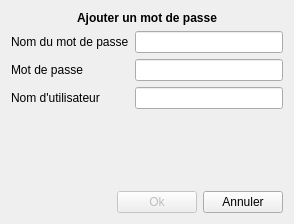
<?xml version="1.0" encoding="UTF-8"?>
<ui version="4.0">
 <class>AddPwdDialog</class>
 <widget class="QDialog" name="AddPwdDialog">
  <property name="geometry">
   <rect>
    <x>0</x>
    <y>0</y>
    <width>294</width>
    <height>224</height>
   </rect>
  </property>
  <property name="windowTitle">
   <string>Nouveau mot de passe</string>
  </property>
  <layout class="QVBoxLayout" name="verticalLayout">
   <item>
    <widget class="QLabel" name="label_4">
     <property name="text">
      <string>&lt;html&gt;&lt;head/&gt;&lt;body&gt;&lt;p&gt;&lt;span style=&quot; font-weight:600;&quot;&gt;Ajouter un mot de passe&lt;/span&gt;&lt;/p&gt;&lt;/body&gt;&lt;/html&gt;</string>
     </property>
     <property name="alignment">
      <set>Qt::AlignCenter</set>
     </property>
    </widget>
   </item>
   <item>
    <layout class="QFormLayout" name="formLayout">
     <item row="0" column="0">
      <widget class="QLabel" name="label">
       <property name="text">
        <string>Nom du mot de passe</string>
       </property>
      </widget>
     </item>
     <item row="0" column="1">
      <widget class="QLineEdit" name="name"/>
     </item>
     <item row="1" column="0">
      <widget class="QLabel" name="label_2">
       <property name="text">
        <string>Mot de passe</string>
       </property>
      </widget>
     </item>
     <item row="1" column="1">
      <widget class="QLineEdit" name="pwd"/>
     </item>
     <item row="2" column="0">
      <widget class="QLabel" name="label_3">
       <property name="text">
        <string>Nom d'utilisateur</string>
       </property>
      </widget>
     </item>
     <item row="2" column="1">
      <widget class="QLineEdit" name="usrName"/>
     </item>
    </layout>
   </item>
   <item>
    <spacer name="verticalSpacer">
     <property name="orientation">
      <enum>Qt::Vertical</enum>
     </property>
     <property name="sizeHint" stdset="0">
      <size>
       <width>20</width>
       <height>40</height>
      </size>
     </property>
    </spacer>
   </item>
   <item>
    <layout class="QHBoxLayout" name="horizontalLayout">
     <item>
      <spacer name="horizontalSpacer">
       <property name="orientation">
        <enum>Qt::Horizontal</enum>
       </property>
       <property name="sizeHint" stdset="0">
        <size>
         <width>40</width>
         <height>20</height>
        </size>
       </property>
      </spacer>
     </item>
     <item>
      <widget class="QPushButton" name="ok">
       <property name="enabled">
        <bool>false</bool>
       </property>
       <property name="text">
        <string>Ok</string>
       </property>
      </widget>
     </item>
     <item>
      <widget class="QPushButton" name="cancel">
       <property name="text">
        <string>Annuler</string>
       </property>
      </widget>
     </item>
    </layout>
   </item>
  </layout>
 </widget>
 <tabstops>
  <tabstop>name</tabstop>
  <tabstop>pwd</tabstop>
  <tabstop>usrName</tabstop>
  <tabstop>ok</tabstop>
  <tabstop>cancel</tabstop>
 </tabstops>
 <resources/>
 <connections/>
</ui>
